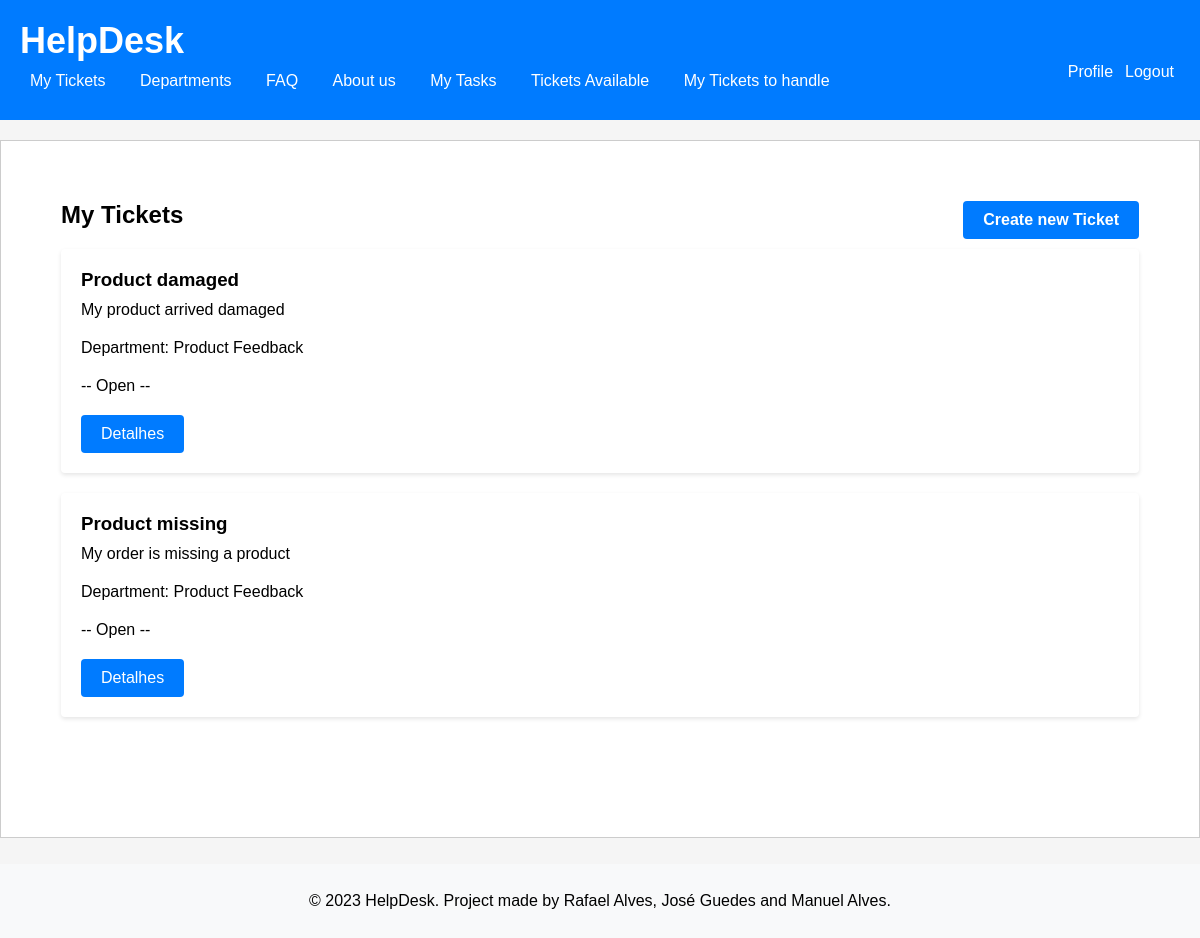
The page /pages/ticketpage.php (signed in) on the database as committed earlier.
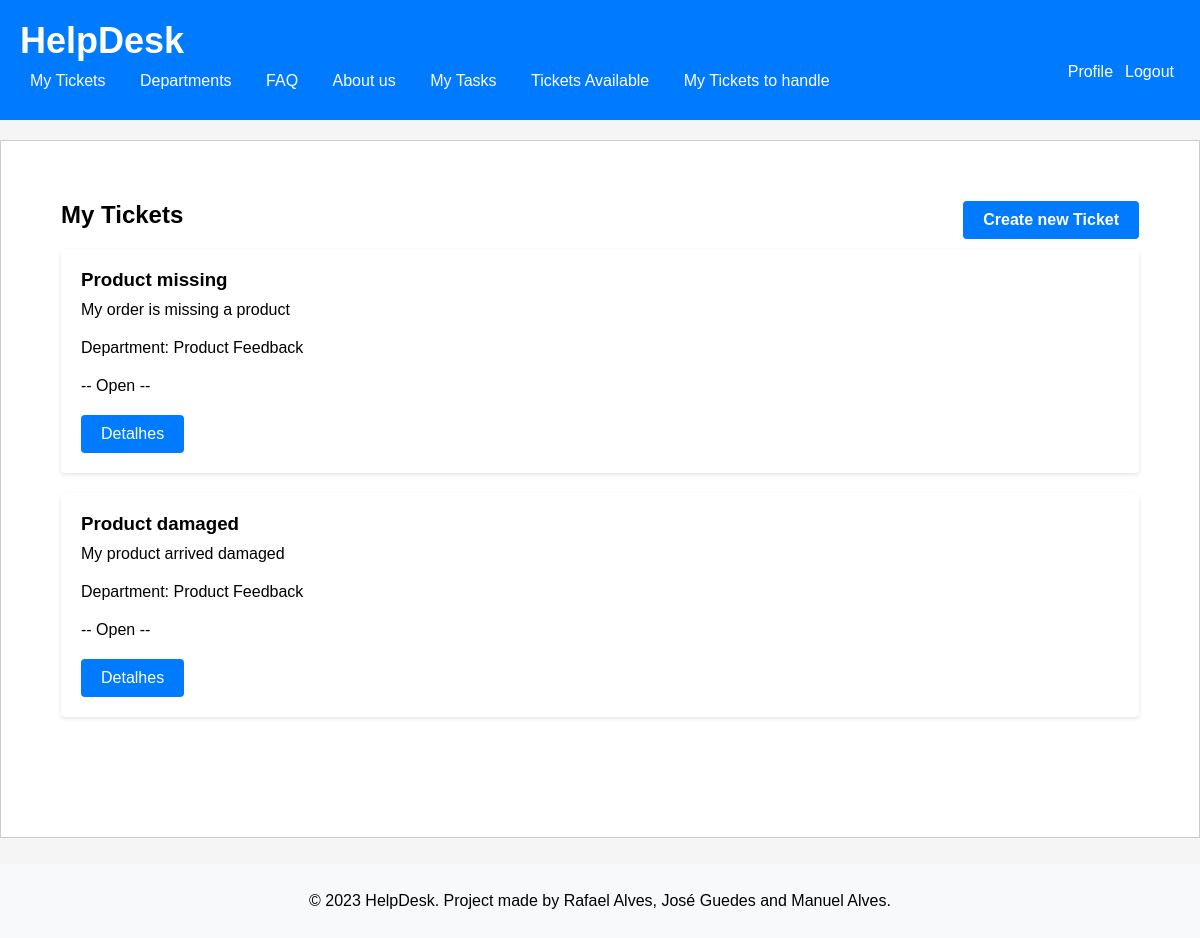
The same page on the database as committed later.
### tables this page shows
CREATE TABLE Ticket (
    id INTEGER PRIMARY KEY AUTOINCREMENT,
    title varchar(255) NOT NULL UNIQUE,
    description VARCHAR(255) NOT NULL,
    ticket_status VARCHAR (10)  NOT NULL DEFAULT 'Open' CHECK (ticket_status IN ('Open', 'Assigned', 'Closed')),
    created_at TIMESTAMP NOT NULL DEFAULT CURRENT_TIMESTAMP,
    updated_at TIMESTAMP NOT NULL DEFAULT CURRENT_TIMESTAMP,
    id_user INTEGER, /* id do client que criou o ticket */
    id_agent INTEGER DEFAULT NULL, /* id do agent que está a tratar do ticket */
    id_department INTEGER, /* id do department do ticket */
    feedback VARCHAR(255) DEFAULT NULL,
    client_answer VARCHAR(255) DEFAULT NULL,
    CONSTRAINT current_edit_date_ck CHECK (created_at <= updated_at),
    CONSTRAINT id_usertFK FOREIGN KEY(id_user) REFERENCES User(id),
    CONSTRAINT id_agentFK FOREIGN KEY(id_agent) REFERENCES User(id),
    CONSTRAINT id_departmentFK FOREIGN KEY(id_department) REFERENCES Department(id)
);

CREATE TABLE Department (
    id INTEGER PRIMARY KEY AUTOINCREMENT,
    name varchar(255) NOT NULL UNIQUE,
    created_at TIMESTAMP NOT NULL DEFAULT CURRENT_TIMESTAMP
);

### utils/session.php (called while the page is built, shortened)
<?php
   function getUserID() {
       if(isset($_SESSION['userID'])) {
            return $_SESSION['userID'];
       } else {
           return null;
       }
   }
?>

### database/ticket.class.php (called while the page is built, shortened)
<?php
  class Ticket {
    static function getTicketsbyUser(PDO $db, int $id_user){
      $stmt = $db->prepare('
        SELECT id, title, description, id_department, ticket_status
        FROM Ticket
        WHERE id_user = ?
        ORDER by updated_at desc
      ');
      $stmt->execute(array($id_user));
      $row = $stmt->fetchAll(PDO::FETCH_ASSOC);
      return $row;
    }
  }
?>

### actions/getUser_tickets.php (called while the page is built, shortened)
<?php
require_once(__DIR__ . '/../database/connection.db.php');
require_once(__DIR__ . '/../database/ticket.class.php');
$tickets = Ticket::getTicketsbyUser($dbh, getUserID());
?>

### database/department.class.php (called while the page is built, shortened)
<?php
  class Department {
    static function getName($id) {
      global $dbh;
      try {
        $stmt = $dbh->prepare('SELECT name FROM Department WHERE id = ?');
        $stmt->execute(array($id));
        if($row = $stmt->fetch()){
          return $row['name'];
        }
      }catch(PDOException $e) {
        return -1;
      }
    }
  }
?>

### pages/ticketpage.php (the view, shortened to what this page needs)
<?php
  require_once(__DIR__ . '/../templates/header.tpl.php');
  require_once(__DIR__ . '/../templates/footer.tpl.php');
?>
  <section class="tickets">
      <h2>My Tickets
        <a href="novo_ticket.php" class="button">Create new Ticket</a>
      </h2>
      <ul>
        <?php
        require_once(__DIR__ . '/../actions/getUser_tickets.php');
        for($i = 0; $i < count($tickets); $i++) {
        include_once("../database/department.class.php");
        $depart = Department::getName($tickets[$i]['id_department']);
        ?>
        <li>
          <div class="ticket" id="<?=$tickets[$i]['id']?>">
            <h3> <?=$tickets[$i]['title']?></h3>
            <p> <?=$tickets[$i]['description']?> </p>
            <p> Department: <?=$depart?> </p>
            <p>-- <?=$tickets[$i]['ticket_status']?> --</p>
            <a href="../pages/detailTicket.php?id=<?=$tickets[$i]['id']?>" class="button">Detalhes</a>
          </div>
        </li>
        <?php } ?>
      </ul>
    </section>

Rows that differ between the two databases and show on the page:
changed ticket "Product missing": moves up the list
